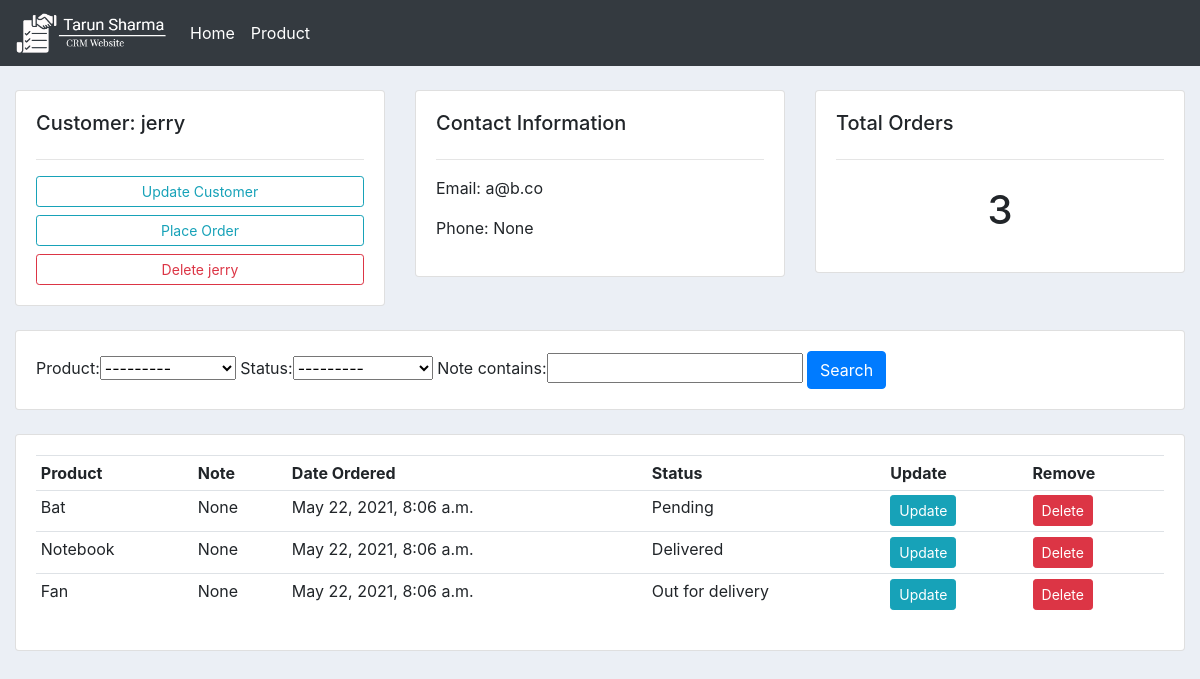
/customer/35/, run on the app's committed database.
### acccounts/models.py (models this page shows, shortened)
class Customer(models.Model):
    user = models.OneToOneField(User, blank=True, null=True, on_delete=models.CASCADE)
    name = models.CharField(max_length=200, null=True)
    phone = models.CharField(max_length=200, blank=True, null=True)
    email = models.CharField(max_length=200, null=True)
    date_created = models.DateTimeField(default=datetime.now, null=True)

class Order(models.Model):
    STATUS = (
        ('Pending', 'Pending'),
        ('Out for delivery', 'Out for delivery'),
        ('Delivered', 'Delivered'),
    )
    customer = models.ForeignKey(Customer, null=True, on_delete=models.CASCADE)
    product = models.ForeignKey(Product, null=True, on_delete=models.CASCADE)
    date_created = models.DateTimeField(default=datetime.now, null=True)
    status = models.CharField(max_length=200, null=True, choices=STATUS)
    note = models.CharField(max_length=200, null=True)

class Product(models.Model):
    CATEGORY = (
        ('Indoor', 'Indoor'),
        ('Outdoor', 'Outdoor'),
    )
    name = models.CharField(max_length=200, null=True)
    price = models.FloatField(null=True)
    category = models.CharField(max_length=200, null=True, choices=CATEGORY)
    description = models.CharField(max_length=200, null=True, blank=True)
    date_created = models.DateTimeField(default=datetime.now, null=True)
    tags = models.ManyToManyField(Tag)
    def __str__(self):
        return self.name

### acccounts/views.py (the view)
# urls.py: path('customer/<str:pk>/', views.customer, name='customer'),
def customer(request, pk):
    customer = Customer.objects.get(id=pk)
    orders = customer.order_set.all()
    total_orders = orders.count
    myFilter = OrderFilter(request.GET, queryset=orders)
    orders = myFilter.qs
    context = {'customer': customer, 'orders': orders, 'total_orders': total_orders, 'myFilter': myFilter}
    return render(request, 'accounts/customer.html', context)

### acccounts/templates/accounts/customer.html
{% extends 'accounts/main_template.html' %}
{% block content %}
<br>
<div class="row">
	<div class="col-md">
		<div class="card card-body">
			<h5>Customer: {{customer.name}}</h5>
			<hr>
			<a class="btn btn-outline-info  btn-sm btn-block" href="{% url 'update_customer' customer.id %}">Update Customer</a>
			<a class="btn btn-outline-info  btn-sm btn-block" href="{% url 'create_order' customer.id %}">Place Order</a>
			<a class="btn btn-outline-danger  btn-sm btn-block" href="{% url 'delete_customer' customer.id %}">Delete {{customer.name}}</a>
		</div>
	</div>
	<div class="col-md">
		<div class="card card-body">
			<h5>Contact Information</h5>
			<hr>
			<p>Email: {{customer.email}} </p>
			<p>Phone: {{customer.phone}} </p>
		</div>
	</div>
	<div class="col-md">
		<div class="card card-body">
			<h5>Total Orders</h5>
			<hr>
			<h1 style="text-align: center;padding: 10px">{{total_orders}}</h1>
		</div>
	</div>
</div>
<br>
<div class="row">
	<div class="col">
		<div class="card card-body">
			<form method="get">
				{{ myFilter.form}}
		    <button class="btn btn-primary" type="submit">Search</button>
		  </form>
		</div>
	</div>
</div>
<br>
<div class="row">
	<div class="col-md">
		<div class="card card-body">
			<table class="table table-sm">
				<tr>
					<th>Product</th>
					<th>Note</th>
					<th>Date Ordered</th>
					<th>Status</th>
					<th>Update</th>
					<th>Remove</th>
				</tr>
				{% for order in orders %}
				<tr>
					<td>{{order.product}}</td>
					<td>{{order.note}}</td>
					<td>{{order.date_created}}</td>
					<td>{{order.status}}</td>
                    <td><a class="btn btn-sm btn-info" href="{% url 'update_order' order.id %}">Update</a></td>
                    <td><a class="btn btn-sm btn-danger" href="{% url 'delete_order' order.id %}">Delete</a></td>
				</tr>
				{% endfor %}
			</table>
		</div>
	</div>
</div>
{% endblock content %}

### static/styles/main.css (style rules this page uses)
body { background-color : #ebeff5; }

### data on the page
Customer: name "jerry", email "a@b.co", phone "None"
Order: product "Bat", note "None", date_created "May 22, 2021, 8:06 a.m.", status "Pending"
Order: product "Notebook", note "None", date_created "May 22, 2021, 8:06 a.m.", status "Delivered"
Order: product "Fan", note "None", date_created "May 22, 2021, 8:06 a.m.", status "Out for delivery"

### other printed values
{{ total_orders }} "3"
